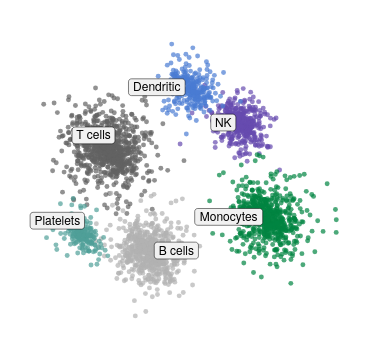

Write a Vega-Lite specification for this figure.
### Vega-Lite specification from a JSON file in a GitHub repository (floating-point values rounded to 4 significant figures; data arrays with more than 128 entries replaced by an {"elided": "..."} marker saying what was removed)
{"background": null, "config": {"arc": {"fill": "#DBDBDB", "fillOpacity": 1.0, "innerRadius": 42.5, "padAngle": 0.03, "stroke": "black", "strokeOpacity": 1, "strokeWidth": 0.25}, "area": {"fill": "#DBDBDB", "fillOpacity": 1.0, "stroke": "black", "strokeOpacity": 1, "strokeWidth": 0.25}, "axis": {"domain": true, "domainCap": "round", "domainColor": "black", "domainWidth": 0.25, "grid": false, "gridCap": "round", "gridColor": "#F1F1F1", "gridDash": [0, 0], "gridOpacity": 1.0, "gridWidth": 0.25, "labelColor": "black", "labelFont": "Helvetica Neue, HelveticaNeue, Helvetica, Arial, sans-serif", "labelFontSize": 6, "labelFontStyle": "normal", "labelFontWeight": 400, "offset": 0, "ticks": true, "tickCap": "round", "tickColor": "black", "tickRound": false, "tickSize": 3.5, "tickWidth": 0.25, "titleColor": "black", "titleFont": "Helvetica Neue, HelveticaNeue, Helvetica, Arial, sans-serif", "titleFontSize": 6, "titleFontStyle": "normal", "titleFontWeight": 400}, "axisX": {"domain": true, "labelAlign": "center", "labelAngle": 0, "labels": true, "ticks": true, "translate": 0}, "axisY": {"domain": true, "labelAlign": "right", "labelAngle": 0, "labels": true, "ticks": true, "translate": 0}, "axisRight": {"domain": true, "labelAlign": "left", "labelAngle": 0, "labels": true, "ticks": true, "translate": 0}, "axisTop": {"domain": true, "labelAlign": "center", "labelAngle": 0, "labels": true, "ticks": true, "translate": 0}, "axisBand": {"tickOffset": 0}, "bar": {"fill": "#DBDBDB", "fillOpacity": 1.0, "stroke": "black", "strokeOpacity": 1, "strokeWidth": 0.25}, "boxplot": {"size": 15.3, "ticks": {"cornerRadius": 0.25, "fill": "black", "opacity": 1, "size": 7.65, "thickness": 0.25}, "box": {"fillOpacity": 1.0, "stroke": "black", "strokeOpacity": 1, "strokeWidth": 0.25}, "median": {"cornerRadius": 0, "fill": "black", "fillOpacity": 1.0, "opacity": 1, "size": 15.3, "thickness": 0.25}, "rule": {"fill": "black", "fillOpacity": 1.0, "size": 17.0, "stroke": "black", "strokeDash": [0, 0], "strokeOpacity": 1, "strokeWidth": 0.25}, "outliers": {"color": "black", "fill": "black", "fillOpacity": 1.0, "size": 0, "stroke": "black", "strokeOpacity": 1, "strokeWidth": 0.25}}, "circle": {"fill": "black", "fillOpacity": 1.0, "size": 2.125, "stroke": null, "strokeOpacity": 1, "strokeWidth": 0.25}, "errorband": {"band": {"fillOpacity": 0.6, "stroke": null, "strokeWidth": 0.25, "strokeOpacity": 1}, "borders": {"opacity": 0, "strokeOpacity": 1, "strokeWidth": 0.25}}, "errorbar": {"opacity": 1, "rule": {"strokeDash": [0, 0], "strokeWidth": 0.25}, "ticks": {"color": "black", "cornerRadius": 0.125, "opacity": 1, "size": 10.2, "thickness": 0.25}, "thickness": 0.25}, "font": "Helvetica Neue, HelveticaNeue, Helvetica, Arial, sans-serif", "geoshape": {"fill": "#DBDBDB", "fillOpacity": 1.0, "stroke": "black", "strokeOpacity": 1, "strokeWidth": 0.25}, "header": {"labelColor": "black", "labelFont": "Helvetica Neue, HelveticaNeue, Helvetica, Arial, sans-serif", "labelFontSize": 6, "labelFontStyle": "normal", "labelFontWeight": 400, "titleColor": "black", "titleFont": "Helvetica Neue, HelveticaNeue, Helvetica, Arial, sans-serif", "titleFontSize": 6, "titleFontStyle": "normal", "titleFontWeight": 400, "titlePadding": 0}, "legend": {"disable": false, "offset": 5.25, "titlePadding": 4, "labelOffset": 2, "gradientLabelOffset": 2, "columnPadding": 4, "rowPadding": 2, "gradientThickness": 5, "gradientOpacity": 1.0, "gradientStrokeColor": "black", "gradientStrokeWidth": 0.25, "labelColor": "black", "labelFont": "Helvetica Neue, HelveticaNeue, Helvetica, Arial, sans-serif", "labelFontSize": 6, "labelFontStyle": "normal", "labelFontWeight": 400, "strokeColor": "black", "strokeWidth": 0, "symbolSize": 36, "symbolStrokeColor": "black", "symbolStrokeWidth": 0.25, "titleColor": "black", "titleFont": "Helvetica Neue, HelveticaNeue, Helvetica, Arial, sans-serif", "titleFontSize": 6, "titleFontStyle": "normal", "titleFontWeight": 400}, "line": {"color": "black", "stroke": "black", "strokeCap": "butt", "strokeDash": [0, 0], "strokeOpacity": 1, "strokeWidth": 0.5}, "point": {"filled": true, "fill": "#DBDBDB", "fillOpacity": 1.0, "size": 8.5, "stroke": "black", "strokeOpacity": 1, "strokeWidth": 0.25}, "range": {"category": ["#B2B2B2", "#4A7CD3", "#008542", "#664CAF", "#509F98", "#636363", "#284F93", "#005226", "#382864", "#285753"], "diverging": {"scheme": ["#443E60", "#5F597E", "#7C759B", "#9994B6", "#B7B4CC", "#D6D5DC", "#F6F6F6", "#D1DAD9", "#A4C2BF", "#7AA9A4", "#578E89", "#37736E", "#1B5954"]}, "heatmap": {"scheme": ["#440154", "#472270", "#433E82", "#38598C", "#2C728E", "#238A8D", "#24A086", "#39B578", "#5DC862", "#96D646", "#CAE02D", "#FDE724"]}, "ordinal": {"scheme": ["#F1F1F1", "#DBDBDB", "#C6C6C6", "#B2B2B2", "#9D9D9D", "#898989", "#767676", "#636363", "#515151", "#404040", "#2F2F2F", "#1F1F1F"]}, "ramp": {"scheme": ["#440154", "#472270", "#433E82", "#38598C", "#2C728E", "#238A8D", "#24A086", "#39B578", "#5DC862", "#96D646", "#CAE02D", "#FDE724"]}}, "rule": {"color": "black", "stroke": "black", "strokeCap": "round", "strokeDash": [2, 2], "strokeOpacity": 1, "strokeWidth": 0.25}, "scale": {"barBandPaddingInner": 0.1, "rectBandPaddingInner": 0, "tickBandPaddingInner": 0.1, "bandPaddingOuter": 0.1, "bandWithNestedOffsetPaddingInner": 0.2, "bandWithNestedOffsetPaddingOuter": 0.2, "offsetBandPaddingInner": 0, "offsetBandPaddingOuter": 0, "continuousPadding": 8.5, "round": false}, "rect": {"fill": "#DBDBDB", "fillOpacity": 1.0, "stroke": "black", "strokeOpacity": 1, "strokeWidth": 0.25}, "square": {"fill": "#DBDBDB", "fillOpacity": 1.0, "size": 17.0, "stroke": "black", "strokeOpacity": 1, "strokeWidth": 0.25}, "text": {"color": "black", "font": "Helvetica Neue, HelveticaNeue, Helvetica, Arial, sans-serif", "fontSize": 6, "fontStyle": "normal", "fontWeight": 400}, "tick": {"color": "black", "cornerRadius": 0.125, "opacity": 1.0, "size": 15.3, "thickness": 0.25}, "title": {"anchor": "middle", "frame": "group", "color": "black", "font": "Helvetica Neue, HelveticaNeue, Helvetica, Arial, sans-serif", "fontSize": 6, "fontStyle": "normal", "fontWeight": 400, "subtitleColor": "black", "subtitleFont": "Helvetica Neue, HelveticaNeue, Helvetica, Arial, sans-serif", "subtitleFontSize": 6, "subtitleFontStyle": "normal", "subtitleFontWeight": 400}, "trail": {"color": "black", "opacity": 1, "size": 0.5}, "view": {"continuousWidth": 180, "continuousHeight": 170, "discreteWidth": 180, "discreteHeight": 170, "fill": null, "stroke": null, "strokeWidth": 0.25}}, "layer": [{"data": {"name": "data-1d82db738f5081c0524a5ad5909a210b"}, "mark": {"type": "circle", "opacity": 0.7, "size": 6}, "encoding": {"color": {"field": "cell type", "legend": null, "type": "nominal"}, "x": {"axis": null, "field": "UMAP1", "type": "quantitative", "scale": {"nice": false}}, "y": {"axis": null, "field": "UMAP2", "type": "quantitative", "scale": {"nice": false}}}}, {"layer": [{"data": {"values": [{"__dysonsphere__": 1}]}, "mark": {"type": "rect", "cornerRadius": 1.5, "fill": "#F1F1F1", "fillOpacity": 1.0, "height": 8.4, "stroke": "black", "strokeWidth": 0.25, "width": 12.53}, "encoding": {"x": {"datum": 2.441, "scale": {"domain": [-9.301, 10.2]}}, "xOffset": {"value": 0.0}, "y": {"datum": 3.555, "scale": {"domain": [-8.757, 9.143]}}, "yOffset": {"value": 0.0}}}, {"data": {"values": [{"__dysonsphere__": 1}]}, "mark": {"type": "text", "align": "center", "baseline": "middle", "fontSize": 6}, "encoding": {"text": {"value": "NK"}, "x": {"datum": 2.441, "scale": {"domain": [-9.301, 10.2]}}, "y": {"datum": 3.555, "scale": {"domain": [-8.757, 9.143]}}}}, {"data": {"values": [{"__dysonsphere__": 1}]}, "mark": {"type": "rect", "cornerRadius": 1.5, "fill": "#F1F1F1", "fillOpacity": 1.0, "height": 8.4, "stroke": "black", "strokeWidth": 0.25, "width": 22.09}, "encoding": {"x": {"datum": -0.366, "scale": {"domain": [-9.301, 10.2]}}, "xOffset": {"value": 0.0}, "y": {"datum": -3.933, "scale": {"domain": [-8.757, 9.143]}}, "yOffset": {"value": 0.0}}}, {"data": {"values": [{"__dysonsphere__": 1}]}, "mark": {"type": "text", "align": "center", "baseline": "middle", "fontSize": 6}, "encoding": {"text": {"value": "B cells"}, "x": {"datum": -0.366, "scale": {"domain": [-9.301, 10.2]}}, "y": {"datum": -3.933, "scale": {"domain": [-8.757, 9.143]}}}}, {"data": {"values": [{"__dysonsphere__": 1}]}, "mark": {"type": "rect", "cornerRadius": 1.5, "fill": "#F1F1F1", "fillOpacity": 1.0, "height": 8.4, "stroke": "black", "strokeWidth": 0.25, "width": 21.42}, "encoding": {"x": {"datum": -5.323, "scale": {"domain": [-9.301, 10.2]}}, "xOffset": {"value": 0.0}, "y": {"datum": 2.801, "scale": {"domain": [-8.757, 9.143]}}, "yOffset": {"value": 0.0}}}, {"data": {"values": [{"__dysonsphere__": 1}]}, "mark": {"type": "text", "align": "center", "baseline": "middle", "fontSize": 6}, "encoding": {"text": {"value": "T cells"}, "x": {"datum": -5.323, "scale": {"domain": [-9.301, 10.2]}}, "y": {"datum": 2.801, "scale": {"domain": [-8.757, 9.143]}}}}, {"data": {"values": [{"__dysonsphere__": 1}]}, "mark": {"type": "rect", "cornerRadius": 1.5, "fill": "#F1F1F1", "fillOpacity": 1.0, "height": 8.4, "stroke": "black", "strokeWidth": 0.25, "width": 28.31}, "encoding": {"x": {"datum": -1.537, "scale": {"domain": [-9.301, 10.2]}}, "xOffset": {"value": 0.0}, "y": {"datum": 5.621, "scale": {"domain": [-8.757, 9.143]}}, "yOffset": {"value": 0.0}}}, {"data": {"values": [{"__dysonsphere__": 1}]}, "mark": {"type": "text", "align": "center", "baseline": "middle", "fontSize": 6}, "encoding": {"text": {"value": "Dendritic"}, "x": {"datum": -1.537, "scale": {"domain": [-9.301, 10.2]}}, "y": {"datum": 5.621, "scale": {"domain": [-8.757, 9.143]}}}}, {"data": {"values": [{"__dysonsphere__": 1}]}, "mark": {"type": "rect", "cornerRadius": 1.5, "fill": "#F1F1F1", "fillOpacity": 1.0, "height": 8.4, "stroke": "black", "strokeWidth": 0.25, "width": 33.98}, "encoding": {"x": {"datum": 2.765, "scale": {"domain": [-9.301, 10.2]}}, "xOffset": {"value": 0.0}, "y": {"datum": -1.965, "scale": {"domain": [-8.757, 9.143]}}, "yOffset": {"value": 0.0}}}, {"data": {"values": [{"__dysonsphere__": 1}]}, "mark": {"type": "text", "align": "center", "baseline": "middle", "fontSize": 6}, "encoding": {"text": {"value": "Monocytes"}, "x": {"datum": 2.765, "scale": {"domain": [-9.301, 10.2]}}, "y": {"datum": -1.965, "scale": {"domain": [-8.757, 9.143]}}}}, {"data": {"values": [{"__dysonsphere__": 1}]}, "mark": {"type": "rect", "cornerRadius": 1.5, "fill": "#F1F1F1", "fillOpacity": 1.0, "height": 8.4, "stroke": "black", "strokeWidth": 0.25, "width": 27.2}, "encoding": {"x": {"datum": -7.488, "scale": {"domain": [-9.301, 10.2]}}, "xOffset": {"value": 0.0}, "y": {"datum": -2.188, "scale": {"domain": [-8.757, 9.143]}}, "yOffset": {"value": 0.0}}}, {"data": {"values": [{"__dysonsphere__": 1}]}, "mark": {"type": "text", "align": "center", "baseline": "middle", "fontSize": 6}, "encoding": {"text": {"value": "Platelets"}, "x": {"datum": -7.488, "scale": {"domain": [-9.301, 10.2]}}, "y": {"datum": -2.188, "scale": {"domain": [-8.757, 9.143]}}}}]}], "view": {"stroke": null}, "$schema": "https://vega.github.io/schema/vega-lite/v6.4.1.json", "datasets": {"data-1d82db738f5081c0524a5ad5909a210b": {"elided": "3150 records"}}}
